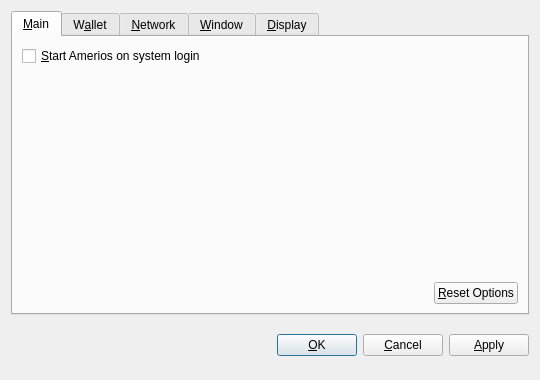
<?xml version="1.0" encoding="UTF-8"?>
<ui version="4.0">
 <class>OptionsDialog</class>
 <widget class="QDialog" name="OptionsDialog">
  <property name="geometry">
   <rect>
    <x>0</x>
    <y>0</y>
    <width>540</width>
    <height>380</height>
   </rect>
  </property>
  <property name="windowTitle">
   <string>Options</string>
  </property>
  <property name="modal">
   <bool>true</bool>
  </property>
  <layout class="QVBoxLayout" name="verticalLayout">
   <item>
    <widget class="QTabWidget" name="tabWidget">
     <property name="tabPosition">
      <enum>QTabWidget::North</enum>
     </property>
     <property name="currentIndex">
      <number>0</number>
     </property>
     <widget class="QWidget" name="tabMain">
      <attribute name="title">
       <string>&amp;Main</string>
      </attribute>
      <layout class="QVBoxLayout" name="verticalLayout_Main">
       <item>
        <widget class="QCheckBox" name="bitcoinAtStartup">
         <property name="toolTip">
          <string>Automatically start Amerios after logging in to the system.</string>
         </property>
         <property name="text">
          <string>&amp;Start Amerios on system login</string>
         </property>
        </widget>
       </item>
       <item>
        <spacer name="verticalSpacer_Main">
         <property name="orientation">
          <enum>Qt::Vertical</enum>
         </property>
         <property name="sizeHint" stdset="0">
          <size>
           <width>20</width>
           <height>40</height>
          </size>
         </property>
        </spacer>
       </item>
       <item>
        <layout class="QHBoxLayout" name="horizontalLayout_2_Main">
         <item>
          <spacer name="horizontalSpacer_2_Main">
           <property name="orientation">
            <enum>Qt::Horizontal</enum>
           </property>
           <property name="sizeHint" stdset="0">
            <size>
             <width>40</width>
             <height>20</height>
            </size>
           </property>
          </spacer>
         </item>
         <item>
          <widget class="QPushButton" name="resetButton">
           <property name="toolTip">
            <string>Reset all client options to default.</string>
           </property>
           <property name="text">
            <string>&amp;Reset Options</string>
           </property>
           <property name="autoDefault">
            <bool>false</bool>
           </property>
          </widget>
         </item>
        </layout>
       </item>
      </layout>
     </widget>
     <widget class="QWidget" name="tabWallet">
      <attribute name="title">
       <string>W&amp;allet</string>
      </attribute>
      <layout class="QVBoxLayout" name="verticalLayout_Network">
       <item>
        <widget class="QLabel" name="transactionFeeInfoLabel">
         <property name="text">
          <string>Optional transaction fee per kB that helps make sure your transactions are processed quickly. Most transactions are 1 kB.</string>
         </property>
         <property name="textFormat">
          <enum>Qt::PlainText</enum>
         </property>
         <property name="wordWrap">
          <bool>true</bool>
         </property>
        </widget>
       </item>
       <item>
        <layout class="QHBoxLayout" name="horizontalLayout_1_Main">
         <item>
          <widget class="QLabel" name="transactionFeeLabel">
           <property name="text">
            <string>Pay transaction &amp;fee</string>
           </property>
           <property name="textFormat">
            <enum>Qt::PlainText</enum>
           </property>
           <property name="buddy">
            <cstring>transactionFee</cstring>
           </property>
          </widget>
         </item>
         <item>
          <widget class="BitcoinAmountField" name="transactionFee"/>
         </item>
         <item>
          <spacer name="horizontalSpacer_1_Main">
           <property name="orientation">
            <enum>Qt::Horizontal</enum>
           </property>
           <property name="sizeHint" stdset="0">
            <size>
             <width>40</width>
             <height>20</height>
            </size>
           </property>
          </spacer>
         </item>
        </layout>
       </item>
       <item>
        <widget class="QLabel" name="label">
         <property name="text">
          <string>If you disable the spending of unconfirmed change, the change from a transaction cannot be used until that transaction has at least one confirmation. This also affects how your balance is computed.</string>
         </property>
         <property name="wordWrap">
          <bool>true</bool>
         </property>
        </widget>
       </item>
       <item>
        <widget class="QCheckBox" name="spendZeroConfChange">
         <property name="text">
          <string>Spend unconfirmed change  (experts only)</string>
         </property>
        </widget>
       </item>
       <item>
        <spacer name="verticalSpacer">
         <property name="orientation">
          <enum>Qt::Vertical</enum>
         </property>
         <property name="sizeHint" stdset="0">
          <size>
           <width>20</width>
           <height>40</height>
          </size>
         </property>
        </spacer>
       </item>
      </layout>
     </widget>
     <widget class="QWidget" name="tabNetwork">
      <attribute name="title">
       <string>&amp;Network</string>
      </attribute>
      <layout class="QVBoxLayout" name="verticalLayout_Network">
       <item>
        <widget class="QCheckBox" name="mapPortUpnp">
         <property name="toolTip">
          <string>Automatically open the Amerios client port on the router. This only works when your router supports UPnP and it is enabled.</string>
         </property>
         <property name="text">
          <string>Map port using &amp;UPnP</string>
         </property>
        </widget>
       </item>
       <item>
        <widget class="QCheckBox" name="connectSocks">
         <property name="toolTip">
          <string>Connect to the Amerios network through a SOCKS proxy (e.g. when connecting through Tor).</string>
         </property>
         <property name="text">
          <string>&amp;Connect through SOCKS proxy:</string>
         </property>
        </widget>
       </item>
       <item>
        <layout class="QHBoxLayout" name="horizontalLayout_Network">
         <item>
          <widget class="QLabel" name="proxyIpLabel">
           <property name="text">
            <string>Proxy &amp;IP:</string>
           </property>
           <property name="textFormat">
            <enum>Qt::PlainText</enum>
           </property>
           <property name="buddy">
            <cstring>proxyIp</cstring>
           </property>
          </widget>
         </item>
         <item>
          <widget class="QValidatedLineEdit" name="proxyIp">
           <property name="maximumSize">
            <size>
             <width>140</width>
             <height>16777215</height>
            </size>
           </property>
           <property name="toolTip">
            <string>IP address of the proxy (e.g. 127.0.0.1)</string>
           </property>
          </widget>
         </item>
         <item>
          <widget class="QLabel" name="proxyPortLabel">
           <property name="text">
            <string>&amp;Port:</string>
           </property>
           <property name="textFormat">
            <enum>Qt::PlainText</enum>
           </property>
           <property name="buddy">
            <cstring>proxyPort</cstring>
           </property>
          </widget>
         </item>
         <item>
          <widget class="QLineEdit" name="proxyPort">
           <property name="maximumSize">
            <size>
             <width>55</width>
             <height>16777215</height>
            </size>
           </property>
           <property name="toolTip">
            <string>Port of the proxy (e.g. 9050)</string>
           </property>
          </widget>
         </item>
         <item>
          <widget class="QLabel" name="socksVersionLabel">
           <property name="text">
            <string>SOCKS &amp;Version:</string>
           </property>
           <property name="textFormat">
            <enum>Qt::PlainText</enum>
           </property>
           <property name="buddy">
            <cstring>socksVersion</cstring>
           </property>
          </widget>
         </item>
         <item>
          <widget class="QValueComboBox" name="socksVersion">
           <property name="toolTip">
            <string>SOCKS version of the proxy (e.g. 5)</string>
           </property>
          </widget>
         </item>
         <item>
          <spacer name="horizontalSpacer_Network">
           <property name="orientation">
            <enum>Qt::Horizontal</enum>
           </property>
           <property name="sizeHint" stdset="0">
            <size>
             <width>40</width>
             <height>20</height>
            </size>
           </property>
          </spacer>
         </item>
        </layout>
       </item>
       <item>
        <spacer name="verticalSpacer_Network">
         <property name="orientation">
          <enum>Qt::Vertical</enum>
         </property>
         <property name="sizeHint" stdset="0">
          <size>
           <width>20</width>
           <height>40</height>
          </size>
         </property>
        </spacer>
       </item>
      </layout>
     </widget>
     <widget class="QWidget" name="tabWindow">
      <attribute name="title">
       <string>&amp;Window</string>
      </attribute>
      <layout class="QVBoxLayout" name="verticalLayout_Window">
       <item>
        <widget class="QCheckBox" name="minimizeToTray">
         <property name="toolTip">
          <string>Show only a tray icon after minimizing the window.</string>
         </property>
         <property name="text">
          <string>&amp;Minimize to the tray instead of the taskbar</string>
         </property>
        </widget>
       </item>
       <item>
        <widget class="QCheckBox" name="minimizeOnClose">
         <property name="toolTip">
          <string>Minimize instead of exit the application when the window is closed. When this option is enabled, the application will be closed only after selecting Quit in the menu.</string>
         </property>
         <property name="text">
          <string>M&amp;inimize on close</string>
         </property>
        </widget>
       </item>
       <item>
        <spacer name="verticalSpacer_Window">
         <property name="orientation">
          <enum>Qt::Vertical</enum>
         </property>
         <property name="sizeHint" stdset="0">
          <size>
           <width>20</width>
           <height>40</height>
          </size>
         </property>
        </spacer>
       </item>
      </layout>
     </widget>
     <widget class="QWidget" name="tabDisplay">
      <attribute name="title">
       <string>&amp;Display</string>
      </attribute>
      <layout class="QVBoxLayout" name="verticalLayout_Display">
       <item>
        <layout class="QHBoxLayout" name="horizontalLayout_1_Display">
         <item>
          <widget class="QLabel" name="langLabel">
           <property name="text">
            <string>User Interface &amp;language:</string>
           </property>
           <property name="textFormat">
            <enum>Qt::PlainText</enum>
           </property>
           <property name="buddy">
            <cstring>lang</cstring>
           </property>
          </widget>
         </item>
         <item>
          <widget class="QValueComboBox" name="lang">
           <property name="toolTip">
            <string>The user interface language can be set here. This setting will take effect after restarting Amerios.</string>
           </property>
          </widget>
         </item>
        </layout>
       </item>
       <item>
        <layout class="QHBoxLayout" name="horizontalLayout_2_Display">
         <item>
          <widget class="QLabel" name="unitLabel">
           <property name="text">
            <string>&amp;Unit to show amounts in:</string>
           </property>
           <property name="textFormat">
            <enum>Qt::PlainText</enum>
           </property>
           <property name="buddy">
            <cstring>unit</cstring>
           </property>
          </widget>
         </item>
         <item>
          <widget class="QValueComboBox" name="unit">
           <property name="toolTip">
            <string>Choose the default subdivision unit to show in the interface and when sending coins.</string>
           </property>
          </widget>
         </item>
        </layout>
       </item>
       <item>
        <widget class="QCheckBox" name="displayAddresses">
         <property name="toolTip">
          <string>Whether to show Amerios addresses in the transaction list or not.</string>
         </property>
         <property name="text">
          <string>&amp;Display addresses in transaction list</string>
         </property>
        </widget>
       </item>
       <item>
        <widget class="QCheckBox" name="coinControlFeatures">
         <property name="toolTip">
          <string>Whether to show coin control features or not.</string>
         </property>
         <property name="text">
          <string>Display coin &amp;control features (experts only!)</string>
         </property>
        </widget>
       </item>
       <item>
        <spacer name="verticalSpacer_Display">
         <property name="orientation">
          <enum>Qt::Vertical</enum>
         </property>
         <property name="sizeHint" stdset="0">
          <size>
           <width>20</width>
           <height>40</height>
          </size>
         </property>
        </spacer>
       </item>
      </layout>
     </widget>
    </widget>
   </item>
   <item>
    <layout class="QHBoxLayout" name="horizontalLayout_Buttons">
     <item>
      <spacer name="horizontalSpacer_1">
       <property name="orientation">
        <enum>Qt::Horizontal</enum>
       </property>
       <property name="sizeHint" stdset="0">
        <size>
         <width>40</width>
         <height>48</height>
        </size>
       </property>
      </spacer>
     </item>
     <item>
      <widget class="QLabel" name="statusLabel">
       <property name="font">
        <font>
         <weight>75</weight>
         <bold>true</bold>
        </font>
       </property>
       <property name="text">
        <string/>
       </property>
       <property name="textFormat">
        <enum>Qt::PlainText</enum>
       </property>
       <property name="wordWrap">
        <bool>true</bool>
       </property>
      </widget>
     </item>
     <item>
      <spacer name="horizontalSpacer_2">
       <property name="orientation">
        <enum>Qt::Horizontal</enum>
       </property>
       <property name="sizeHint" stdset="0">
        <size>
         <width>40</width>
         <height>48</height>
        </size>
       </property>
      </spacer>
     </item>
     <item>
      <widget class="QPushButton" name="okButton">
       <property name="text">
        <string>&amp;OK</string>
       </property>
      </widget>
     </item>
     <item>
      <widget class="QPushButton" name="cancelButton">
       <property name="text">
        <string>&amp;Cancel</string>
       </property>
       <property name="autoDefault">
        <bool>false</bool>
       </property>
      </widget>
     </item>
     <item>
      <widget class="QPushButton" name="applyButton">
       <property name="text">
        <string>&amp;Apply</string>
       </property>
       <property name="autoDefault">
        <bool>false</bool>
       </property>
      </widget>
     </item>
    </layout>
   </item>
  </layout>
 </widget>
 <customwidgets>
  <customwidget>
   <class>BitcoinAmountField</class>
   <extends>QSpinBox</extends>
   <header>bitcoinamountfield.h</header>
  </customwidget>
  <customwidget>
   <class>QValueComboBox</class>
   <extends>QComboBox</extends>
   <header>qvaluecombobox.h</header>
  </customwidget>
  <customwidget>
   <class>QValidatedLineEdit</class>
   <extends>QLineEdit</extends>
   <header>qvalidatedlineedit.h</header>
  </customwidget>
 </customwidgets>
 <resources/>
 <connections/>
</ui>
